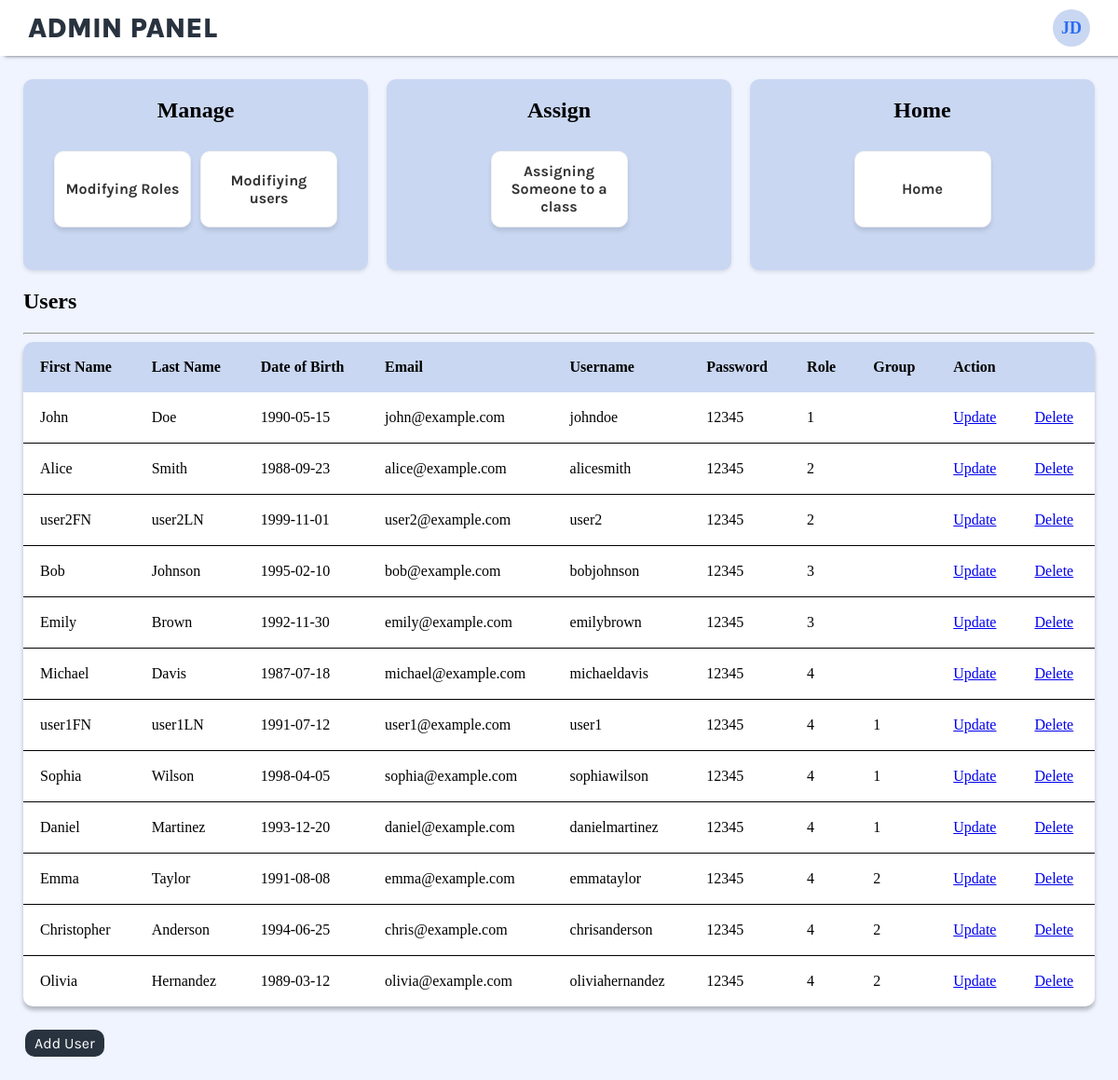
Before: /admin.php?page=users (signed in) with the older database file.
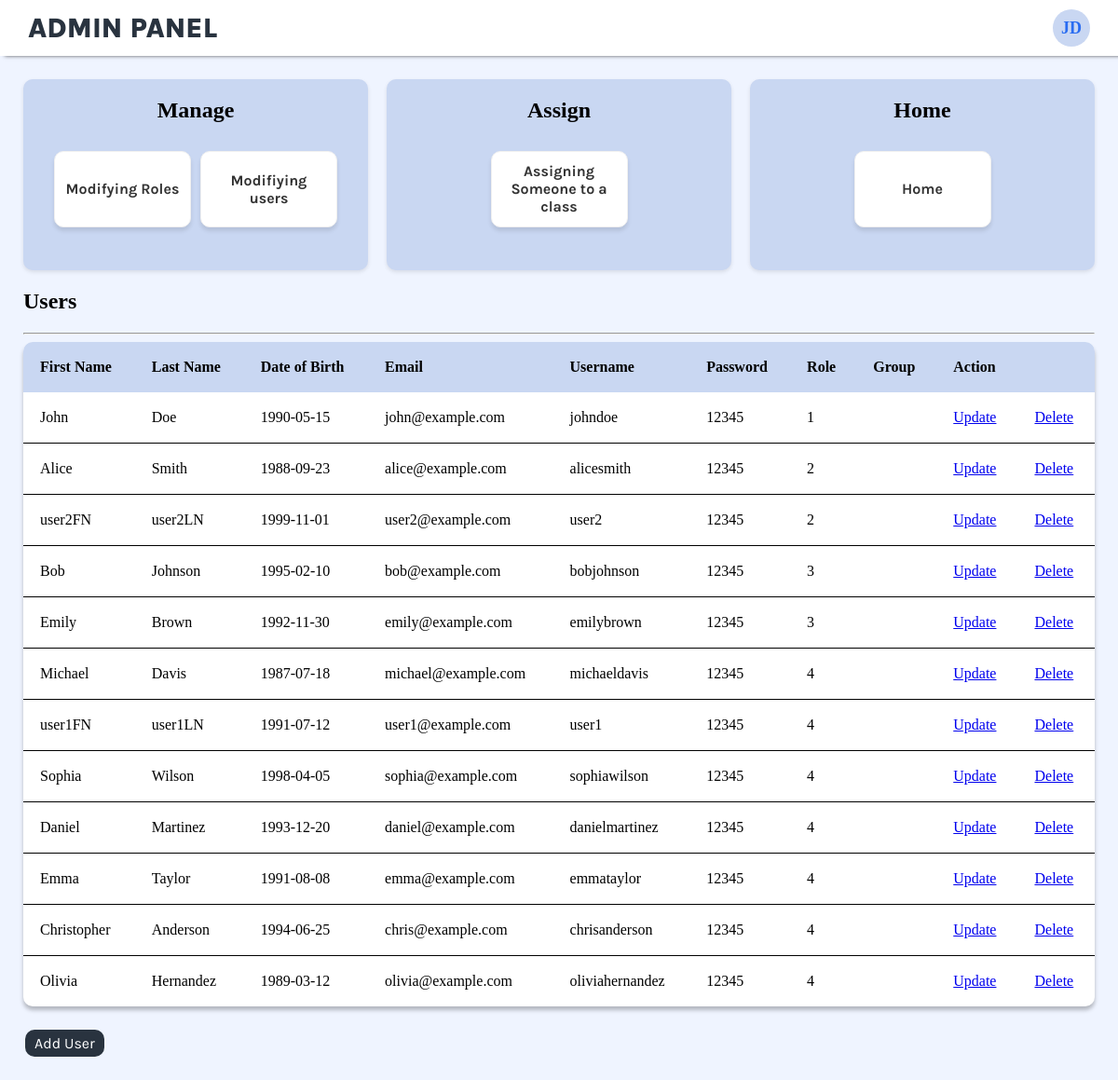
After: the same page with the newer database file.
### tables this page shows
CREATE TABLE IF NOT EXISTS `user`
(
  `userID` INT NOT NULL AUTO_INCREMENT PRIMARY KEY,
  `first_name` VARCHAR(50) NOT NULL,
  `last_name` VARCHAR(50) NOT NULL,
  `dob` DATE NOT NULL,
  `email` VARCHAR(150) NOT NULL UNIQUE,
  `username` VARCHAR(50) NOT NULL UNIQUE,
  `password` VARCHAR(50) NOT NULL,
  `first_login` BOOLEAN DEFAULT TRUE,
  `roleID` INT NOT NULL,
  FOREIGN KEY (`roleID`) REFERENCES `role` (`roleID`),
  INDEX (`roleID`),
  `groupID` INT,
  FOREIGN KEY (`groupID`) REFERENCES `groups` (`groupID`),
  INDEX (`groupID`)
) AUTO_INCREMENT = 1000;

### session.php (called while the page is built, shortened)
<?php
$name = $_SESSION['name'];
function isAdmin()
{
    if ($_SESSION['roleID'] == 1) {
        return true;
    }
    return false;
}
?>

### users.php (the view, shortened to what this page needs)
<?php
$query = "SELECT * FROM user ORDER BY userID ASC";
$results = mysqli_query($conn, $query);
?>
<div class="content-body">
    <h2>Users</h2>
    <hr>
    <table>
        <thead>
            <tr>
                <th>First Name</th>
                <th>Last Name</th>
                <th>Date of Birth</th>
                <th>Email</th>
                <th>Username</th>
                <th>Password</th>
                <th>Role</th>
                <th>Group</th>
                <?php if (isAdmin()): ?>
                    <th colspan="2">Action</th>
                <?php endif; ?>
            </tr>
        </thead>
        <tbody>
        <?php foreach ($results as $row): ?>
                <tr>
                    <td><?= $row['first_name'] ?></td>
                    <td><?= $row['last_name'] ?></td>
                    <td><?= $row['dob'] ?></td>
                    <td><?= $row['email'] ?></td>
                    <td><?= $row['username'] ?></td>
                    <td><?= $row['password'] ?></td>
                    <td><?= $row['roleID'] ?></td>
                    <td><?= $row['groupID'] ?></td>
                    <?php if (isAdmin()): ?>
                        <td><a href="?page=user&update_view=true&update_id=<?= $row['userID'] ?>">Update</a></td>
                        <td><a href="?page=user&delete_id=<?= $row['userID'] ?>" onclick="return confirm('Are you sure you want to delete?')">Delete</a></td>
                    <?php endif; ?>
                </tr>
            <?php endforeach; ?>
        </tbody>
    </table>
    <?php if (isAdmin()): ?>
        <a href="?page=user&add_view=true">
            <button>Add User</button>
        </a>
    <?php endif; ?>
</div>

### admin.php (shortened to what this page needs)
<?php
$pageTitle = 'Admin Panel';
require("session.php");
function extractInitials($name)
{
    $words = explode(" ", $name);
    $initials = "";
    foreach ($words as $word) {
        $initials .= strtoupper(substr($word, 0, 1));
    }
    return $initials;
}
?>
<!DOCTYPE html>
<html lang="en">
<head>
    <link rel="stylesheet" href="admin.css">
</head>
<header class="header">
    <div class="header-text"><?php echo strtoupper($pageTitle) ?></div>
    <div class="user" onclick="toggleDropdown()">
        <div class="initials"><?php $initials = extractInitials($name);
                                echo $initials; ?></div>
    </div>
</header>
<body>
    <div class="admin-container">
        <div class="tile-group">
            <div class="tiles-large">
                <h2>Manage</h2>
                <ul class="tiles">
                    <li><a href="?page=roles">Modifying Roles</a></li>
                    <li><a href="?page=users">Modifiying users</a></li>
                </ul>
            </div>
            <div class="tiles-large">
                <h2>Assign</h2>
                <ul class="tiles">
                    <li><a href="assign-user.php">Assigning Someone to a class</a></li>
                </ul>
            </div>
            <div class="tiles-large">
                <h2>Home</h2>
                <ul class="tiles">
                    <li><a href="admin.php">Home</a></li>
                </ul>
            </div>
        </div>
        <div>
            <?php
            if (isset($_GET['page'])) {
                $page = $_GET['page'];
                if (file_exists($page . ".php")) {
                    include($page . ".php");
                }
            }
            ?>
        </div>
    </div>
</body>
</html>

### admin.css (style rules this page uses)
body { background-color: #eff4ff; }
header.header { position: absolute; top:0; left: 0px; right: 0px; background-color: #eff4ff;; background: #FFFFFF; box-shadow: 5px 0px 4px rgba(0, 0, 0, 0.65); padding: 10px 30px; display: flex; justify-content: space-between; align-items: center; }
.header-text { color: #29333F; font-family: 'Karla', sans-serif; font-size: 30px; font-weight: 800; }
.user { position: relative; cursor: pointer; }
.initials { width: 40px; height: 40px; border-radius: 50%; color: #296CF1; background-color: #C9D7F2; display: flex; justify-content: center; align-items: center; font-size: 18px; font-weight: 600; }
.admin-container { display: flex; flex-direction: column; position: absolute; top: 60px; left: 0px; right: 0px; bottom: 0px; margin: 25px 25px 25px 25px; }
.tile-group { display: flex; flex-direction: row; gap: 20px; }
.tiles-large { flex: 1; text-align: center; border-radius: 10px; box-shadow: 0 2px 4px rgba(0, 0, 0, 0.1); background-color: #c9d7f2; }
.tiles { display: flex; justify-content: center; flex-direction: row; color: #29333F; list-style-type: none; padding: 10px; border-radius: 10px; }
.tiles li { display: flex; align-items: center; justify-content: center; margin: 0px 5px 20px 5px; width: 125px; height: 60px; border: 1px solid rgb(240, 240, 240); background-color: white; padding: 10px; border-radius: 10px; box-shadow: 0px 4px 4px rgba(0, 0, 0, 0.1); text-align: center; font-family: 'Karla', sans-serif; font-weight: 700; font-size: 16px; }
.tiles a { text-decoration: none; color: #333; }
table { width: 100%; position: relative; background: white; box-shadow: 0px 4px 4px rgba(0, 0, 0, 0.25); border-radius: 10px; border-collapse: collapse; overflow: hidden; }
tr { border-bottom: 1px solid black; }
tr:last-child { border-bottom: none; }
th { background-color: #c9d7f2; }
th, td { padding: 18px; text-align: left; }
button { font-family: 'Karla', sans-serif; background-color: #29333F; border: none; color: white; padding: 5px 10px 5px 10px; text-align: center; text-decoration: none; display: inline-block; font-size: 16px; margin: 25px 2px; cursor: pointer; border-radius: 10px }

Changed rows visible on the page:
changed user "user1FN": groupID "1" → (not shown)
changed user "Sophia": groupID "1" → (not shown)
changed user "Daniel": groupID "1" → (not shown)
changed user "Emma": groupID "2" → (not shown)
changed user "Christopher": groupID "2" → (not shown)
changed user "Olivia": groupID "2" → (not shown)
